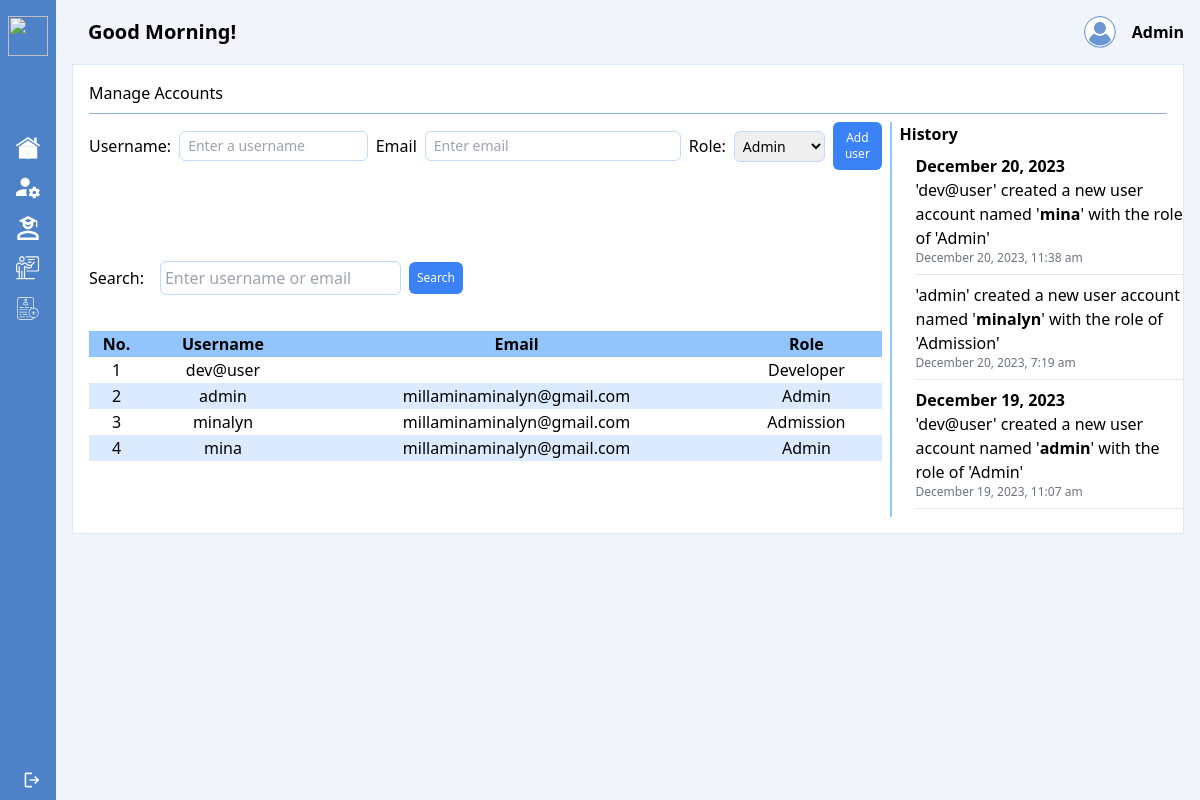
Page /admin/account-management.php (signed in) on the earlier database version.
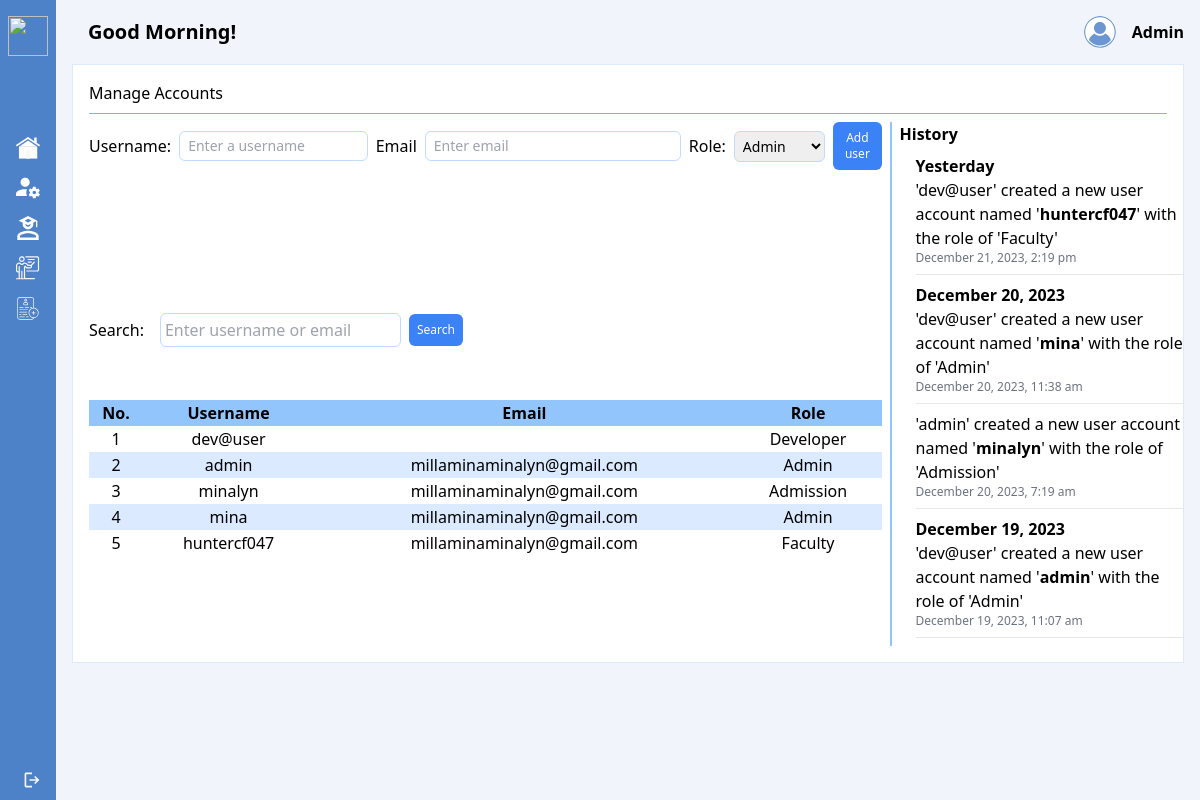
Same page on the later database version.
### tables this page shows
CREATE TABLE `usertbl` (
  `id` int(11) NOT NULL,
  `username` varchar(140) NOT NULL,
  `email` varchar(255) DEFAULT NULL,
  `password` varchar(100) NOT NULL,
  `usertype` varchar(50) NOT NULL
);

CREATE TABLE `historytbl` (
  `id` int(11) NOT NULL,
  `action` varchar(255) NOT NULL,
  `username` varchar(255) NOT NULL,
  `timestamp` timestamp NOT NULL DEFAULT current_timestamp()
);

### admin/account-management.php (the view, shortened to what the changed rows need)
<?php
    include '../php/conn.php';
    $search = isset($_GET['search']) ? mysqli_real_escape_string($conn, $_GET['search']) : '';
    $selectQuery = "SELECT id, username, email, usertype FROM usertbl";
    if (!empty($search)) {
        $selectQuery .= " WHERE username LIKE ? OR email LIKE ?";
        $stmt = mysqli_prepare($conn, $selectQuery);
        $searchParam = "%{$search}%";
        mysqli_stmt_bind_param($stmt, "ss", $searchParam, $searchParam);
        mysqli_stmt_execute($stmt);
        $result = mysqli_stmt_get_result($stmt);
        $users = mysqli_fetch_all($result, MYSQLI_ASSOC);
        mysqli_stmt_close($stmt);
    } else {
        $result = mysqli_query($conn, $selectQuery);
        $users = $result ? mysqli_fetch_all($result, MYSQLI_ASSOC) : [];
    }
    $historyQuery = "SELECT id, username, action, timestamp FROM historytbl ORDER BY timestamp DESC";
    $historyResult = mysqli_query($conn, $historyQuery);
    $historyEntries = $historyResult ? mysqli_fetch_all($historyResult, MYSQLI_ASSOC) : [];
    $groupedHistory = [];
    foreach ($historyEntries as $entry) {
        $date = date('Y-m-d', strtotime($entry['timestamp']));
        $groupedHistory[$date][] = ['action' => $entry['action'], 'datetime' => $entry['timestamp']];
    }
?>
<!DOCTYPE html>
<html lang="en">
<head>
    <link href="https://cdn.jsdelivr.net/npm/tailwindcss@2.2.19/dist/tailwind.min.css" rel="stylesheet">
</head>
<body class="font-[roboto-serif]" style="background: rgba(118, 163, 224, 0.1);">
    <div class="w-full flex justify-start">
            <?php include './sidebar.php'; ?>
        <div class="w-full py-4 px-4">
                <?php include './topbar.php'; ?>
            <div class="w-full bg-white p-4 border border-blue-100 gap-2">
                <div class="w-full flex justify-start gap-2">
                    <div class="w-3/4 border-r-2 border-blue-300 gap-2 grid pr-2">
                        <div>
                            <table class="table-auto w-full">
                                <thead>
                                    <tr class="px-2 py-1 bg-blue-300">
                                        <th class="text-center">No.</th>
                                        <th class="text-center">Username</th>
                                        <th class="text-center">Email</th>
                                        <th class="text-center">Role</th>
                                    </tr>
                                </thead>
                                <tbody id="table-container">
                                    <?php foreach ($users as $index => $user): ?>
                                        <tr class="px-2 py-1 <?= $index % 2 === 0 ? 'bg-white-500' : 'bg-blue-100' ?>">
                                            <td class="text-center"><?= $index + 1; ?></td>
                                            <td class="text-center"><?= $user['username']; ?></td>
                                            <td class="text-center"><?= $user['email']; ?></td>
                                            <td class="text-center"><?= isset($user['usertype']) ? $user['usertype'] : ''; ?></td>
                                        </tr>
                                    <?php endforeach; ?>
                                </tbody>
                            </table>
                        </div>
                    </div>
                    <div class="w-1/4">
                        <div class="w-full ml-4">
                            <?php if (!empty($groupedHistory)): ?>
                                <?php foreach ($groupedHistory as $date => $entries): ?>
                                    <div class="font-semibold mt-2"><?= formatDateHeading($date) ?></div>
                                    <?php foreach ($entries as $historyEntry): ?>
                                        <div><?= $historyEntry['action']; ?></div>
                                        <div class="text-xs text-gray-500"><?= date('F j, Y, g:i a', strtotime($historyEntry['datetime'])); ?></div>
                                        <hr class="my-2">
                                    <?php endforeach; ?>
                                <?php endforeach; ?>
                            <?php else: ?>
                                <div>No new history entries</div>
                            <?php endif; ?>
                        </div>
                        <?php
                            function formatDateHeading($date) {
                                $today = date('Y-m-d');
                                $yesterday = date('Y-m-d', strtotime('-1 day'));
                                if ($date === $today) {
                                    return 'Today';
                                } elseif ($date === $yesterday) {
                                    return 'Yesterday';
                                } else {
                                    return date('F j, Y', strtotime($date));
                                }
                            }
                        ?>
                    </div>
                </div>
            </div>
        </div>
    </div>
</body>
</html>

Differences in the rows shown:
added usertbl: username "huntercf047", email "millaminaminalyn@gmail.com", usertype "Faculty"
added historytbl: action "'dev@user' created a new user account named ' huntercf047 ' with the role of 'Faculty'", timestamp "December 21, 2023, 2:19 pm", shown under "Yesterday"
Other differences:
new list line: "Yesterday"
